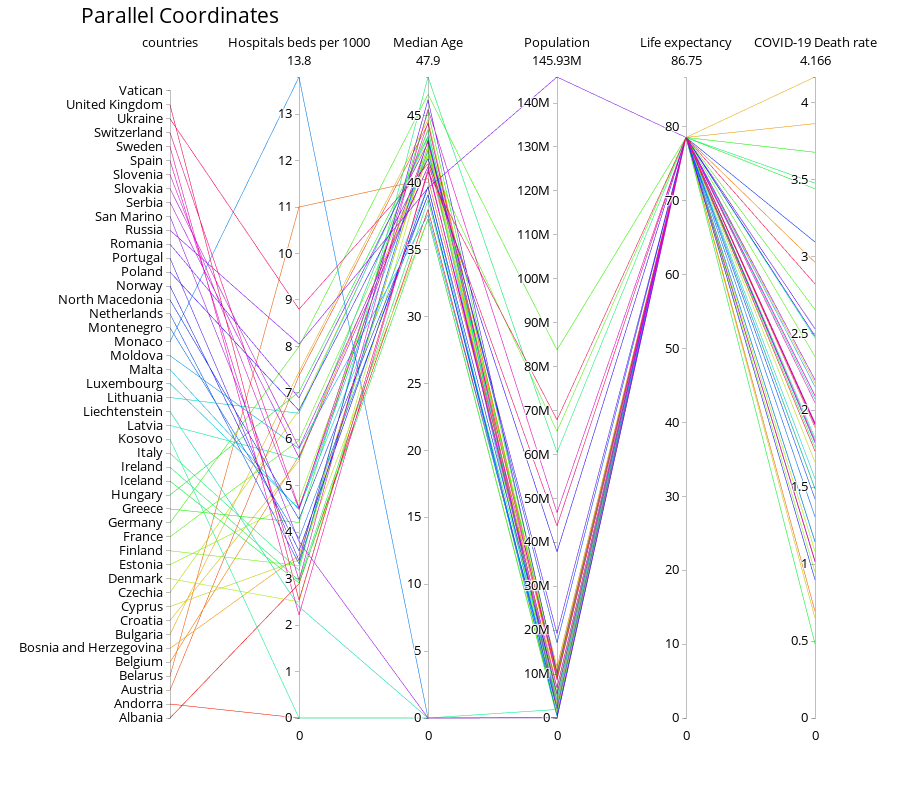

Notebook source saved alongside this figure:
### Markdown cell above
# Parallel Coordinates

### Code cell
# plotting Parallel Coordinates for the data frame
fig2 = go.Figure(data=go.Parcoords(
    line=dict(color=num,
              colorscale='HSV',
              showscale=False,
              cmin=0,
              cmax=len(countries_in_europe)),
    dimensions=list([
        dict(range=[0, len(countries_in_europe)],
             tickvals=c, ticktext=countries_in_europe,
             label="countries", values=num),
        dict(range=[0, max(recent_deaths_data_frame['hospital_beds_per_thousand'])],
             label="Hospitals beds per 1000", values=recent_deaths_data_frame['hospital_beds_per_thousand']),
        dict(range=[0, max(recent_deaths_data_frame['median_age'])],
             label='Median Age', values=recent_deaths_data_frame['median_age']),
        dict(range=[0, max(recent_deaths_data_frame['population'])],
             label='Population', values=recent_deaths_data_frame['population']),
        dict(range=[0, max(recent_deaths_data_frame['life_expectancy'])],
             label='Life expectancy', values=covid19_data_frame['life_expectancy']),
        dict(range=[0, max(recent_deaths_data_frame['covid19_death_rate'])],
             label='COVID-19 Death rate', values=recent_deaths_data_frame['covid19_death_rate']),
    ])
), layout=go.Layout(
    autosize=True,
    height=800,
    hovermode='closest',
    margin=dict(l=170, r=85, t=75)))

# updating margin of the plot
fig2.update_layout(
    title={
        'text': "Parallel Coordinates",
        'y': 0.99,
        'x': 0.2,
        'xanchor': 'center',
        'yanchor': 'top'}, font=dict(
        size=15,
        color="#000000"
    ))

### Figure 1 — Plotly figure (JSON) as saved in the notebook; plotly's stock layout.template omitted (floating-point values rounded to 4 significant figures; data arrays with more than 128 entries replaced by an {"elided": "..."} marker saying what was removed)
{"data": [{"dimensions": [{"label": "countries", "range": [0, 46], "ticktext": ["Albania", "Andorra", "Austria", "Belarus", "Belgium", "Bosnia and Herzegovina", "Bulgaria", "Croatia", "Cyprus", "Czechia", "Denmark", "Estonia", "Finland", "France", "Germany", "Greece", "Hungary", "Iceland", "Ireland", "Italy", "Kosovo", "Latvia", "Liechtenstein", "Lithuania", "Luxembourg", "Malta", "Moldova", "Monaco", "Montenegro", "Netherlands", "North Macedonia", "Norway", "Poland", "Portugal", "Romania", "Russia", "San Marino", "Serbia", "Slovakia", "Slovenia", "Spain", "Sweden", "Switzerland", "Ukraine", "United Kingdom", "Vatican"], "tickvals": [0, 1, 2, 3, 4, 5, 6, 7, 8, 9, 10, 11, 12, 13, 14, 15, 16, 17, 18, 19, 20, 21, 22, 23, 24, 25, 26, 27, 28, 29, 30, 31, 32, 33, 34, 35, 36, 37, 38, 39, 40, 41, 42, 43, 44, 45], "values": [0, 1, 2, 3, 4, 5, 6, 7, 8, 9, 10, 11, 12, 13, 14, 15, 16, 17, 18, 19, 20, 21, 22, 23, 24, 25, 26, 27, 28, 29, 30, 31, 32, 33, 34, 35, 36, 37, 38, 39, 40, 41, 42, 43, 44]}, {"label": "Hospitals beds per 1000", "range": [0, 13.8], "values": [2.89, null, 7.37, 11, 5.64, 3.5, 7.454, 5.54, 3.4, 6.63, 2.5, 4.69, 3.28, 5.98, 8, 4.21, 7.02, 2.91, 2.96, 3.18, null, 5.57, 2.397, 6.56, 4.51, 4.485, 5.8, 13.8, 3.861, 3.32, 4.28, 3.6, 6.62, 3.39, 6.892, 8.05, 3.8, 5.609, 5.82, 4.5, 2.97, 2.22, 4.53, 8.8, 2.54]}, {"label": "Median Age", "range": [0, 47.9], "values": [38, null, 44.4, 40.3, 41.8, 42.5, 44.7, 44, 37.3, 43.3, 42.3, 42.7, 42.8, 42, 46.6, 45.3, 43.4, 37.3, 38.7, 47.9, null, 43.9, null, 43.5, 39.7, 42.4, 37.6, null, 39.1, 43.2, 39.1, 39.7, 41.8, 46.2, 43, 39.6, null, 41.2, 41.2, 44.5, 45.5, 41, 43.1, 41.4, 40.8]}, {"label": "Population", "range": [0, 145934460], "values": [2877800, 77265, 9006400, 9449321, 11589616, 3280815, 6948445, 4105268, 875899, 10708982, 5792203, 1326539, 5540718, 65273512, 83783945, 10423056, 9660350, 341250, 4937796, 60461828, 1932774, 1886202, 38137, 2722291, 625976, 441539, 4033963, 39244, 628062, 17134873, 2083380, 5421242, 37846605, 10196707, 19237682, 145934460, 33938, 6804596, 5459643, 2078932, 46754783, 10099270, 8654618, 43733759, 67886004]}, {"label": "Life expectancy", "range": [0, 86.75], "values": {"elided": "16062 float values"}}, {"label": "COVID-19 Death rate", "range": [0, 4.166], "values": [1.735, 1.023, 1.889, 0.6937, 2.961, 3.863, 4.166, 2.178, 0.6493, 1.662, 1.083, 0.9483, 1.488, 2.349, 2.654, 3.677, 3.44, 0.4823, 1.761, 3.476, 2.47, 1.821, 2.073, 1.556, 1.148, 1.491, 2.153, 1.145, 1.307, 1.424, 3.094, 0.8991, 2.482, 1.789, 2.529, 1.905, 2.198, 1.016, 1.919, 2.095, 2.094, 2.049, 1.803, 1.911, 2.821]}], "line": {"cmax": 46, "cmin": 0, "color": [0, 1, 2, 3, 4, 5, 6, 7, 8, 9, 10, 11, 12, 13, 14, 15, 16, 17, 18, 19, 20, 21, 22, 23, 24, 25, 26, 27, 28, 29, 30, 31, 32, 33, 34, 35, 36, 37, 38, 39, 40, 41, 42, 43, 44], "colorscale": [[0, "#ff0000"], [0.1111, "#ffa700"], [0.2222, "#afff00"], [0.3333, "#08ff00"], [0.4444, "#00ff9f"], [0.5556, "#00b7ff"], [0.6667, "#0010ff"], [0.7778, "#9700ff"], [0.8889, "#ff00bf"], [1, "#ff0000"]], "showscale": false}, "type": "parcoords"}], "layout": {"autosize": true, "font": {"color": "#000000", "size": 15}, "height": 800, "hovermode": "closest", "margin": {"l": 170, "r": 85, "t": 75}, "title": {"text": "Parallel Coordinates", "x": 0.2, "xanchor": "center", "y": 0.99, "yanchor": "top"}}}
